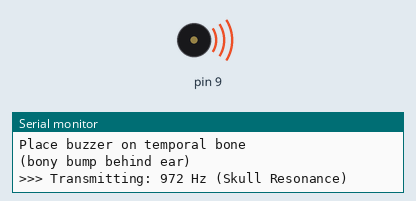
Simulated run of this sketch. Board: Arduino Uno, built with avr-gcc and run on an emulated ATmega328P. Parts: buzzer (waves = sounding), the last lines printed to the serial monitor.

Above: at 3.3 s.
At 7.8 s:
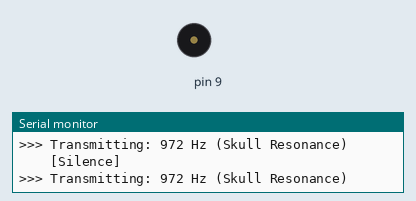
Timing chart, 0 to 10.0 s (numbered marks = the images above):
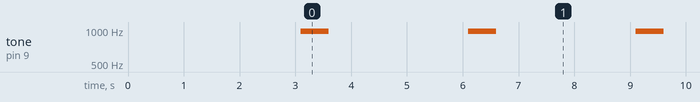

The sketch:

sentinel_bci_v1_resonance.ino
```cpp
// Sentinel BCI - Version 1: Skull Resonance Test
// Upload this first to validate bone conduction

void setup() {
  pinMode(9, OUTPUT);
  Serial.begin(9600);
  Serial.println("=================================");
  Serial.println("Sentinel BCI - Skull Resonance");
  Serial.println("=================================");
  Serial.println("");
  Serial.println("Place buzzer on temporal bone");
  Serial.println("(bony bump behind ear)");
  Serial.println("");
  delay(3000);
}

void loop() {
  Serial.println(">>> Transmitting: 972 Hz (Skull Resonance)");
  tone(9, 972, 500); // 500ms burst
  delay(2000);

  Serial.println("    [Silence]");
  noTone(9);
  delay(1000);

  Serial.println("");
}
```

Measured:
- by itself, tone on pin 9: alternates 972 Hz for 0.50 s and silent for 2.5 s
